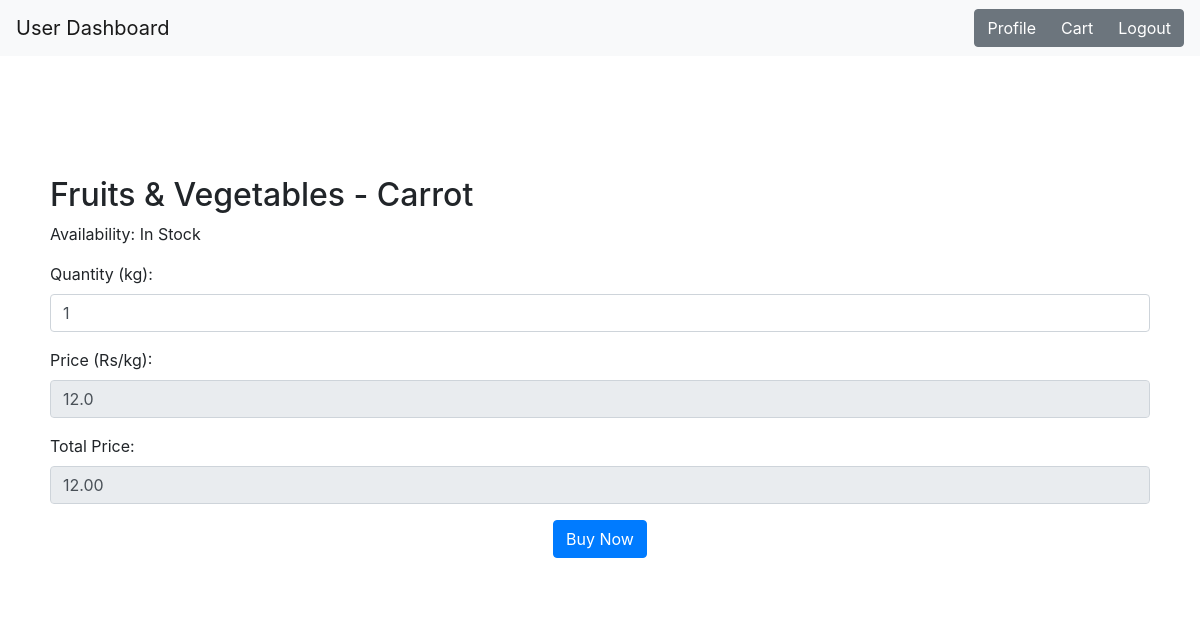
The app's page /buy_section/Carrot (signed in) with its own data.
### main.py (models this page shows, shortened)
class Category(db.Model):
    id = db.Column(db.Integer, primary_key=True)
    name = db.Column(db.String(50), unique=True, nullable=False)
    products = db.relationship('Product', backref='category', lazy=True)

class Product(db.Model):
    id = db.Column(db.Integer, primary_key=True)
    name = db.Column(db.String(50), unique=True, nullable=False)
    unit = db.Column(db.String(20), nullable=False)
    rate_per_unit = db.Column(db.Float, nullable=False)
    quantity = db.Column(db.Integer, nullable=False)
    category_id = db.Column(db.Integer, db.ForeignKey('category.id'), nullable=False)
    Manufacturing_Date = db.Column(db.Date, default='2023-09-24')
    Expiry_Date = db.Column(db.Date, default='2023-09-24')

### main.py (the view, shortened to what this page needs)
@app.route('/buy_section/<item_name>', methods=['GET', 'POST'])
def buy_section(item_name):
    if 'logged_in' not in session:
        flash("Wrong username or password", 'danger')
        return redirect(url_for('home'))
    product = Product.query.filter_by(name=item_name).first()
    if product is None:
        return "Product not found", 404
    availability = "In Stock" if product.quantity > 0 else "Out of Stock"
    rate_per_unit = product.rate_per_unit
    category = Category.query.filter_by(id=product.category_id).first()
    category_name = category.name if category else "Unknown"
    return render_template(
        'buy_section.html',
        item_name=item_name,
        availability=availability,
        price=rate_per_unit,
        category=category_name
    )

### templates/buy_section.html (shortened to what this page needs)
<!DOCTYPE html>
<html lang="en">
<head>
    <link href="https://maxcdn.bootstrapcdn.com/bootstrap/4.5.2/css/bootstrap.min.css" rel="stylesheet">
</head>
<body>
    <nav class="navbar navbar-light bg-light">
        <a class="navbar-brand" href="{{ url_for('user_dashboard') }}">User Dashboard</a>
        <div class="btn-group">
            <a href="{{ url_for('profile') }}" class="btn btn-secondary">Profile</a>
            <a href="{{ url_for('cart') }}" class="btn btn-secondary">Cart</a>
            <a href="{{ url_for('logout_user') }}" class="btn btn-secondary">Logout</a>
        </div>
    </nav>
<div class="container">
    <h2>{{category}} - {{ item_name }}</h2>
    <p>Availability: {{ availability }}</p>
    <form id="buy-form" method="post">
    <div class="form-group">
        <label for="quantity">Quantity (kg):</label>
        <input type="number" id="quantity" name="quantity" class="form-control" value="1" min="1">
    </div>
    <div class="form-group">
        <label for="price">Price (Rs/kg):</label>
        <input type="text" id="price" name="price" class="form-control" value="{{ price }}" readonly>
    </div>
    <div class="form-group">
        <label for="total">Total Price:</label>
        <input type="text" id="total" name="total" class="form-control" readonly>
    </div>
    <div class="form-group btn-centered">
        <input type="submit" value="Buy Now" class="btn btn-primary">
    </div>
</form>
</div>
</body>
</html>

### records on screen
Category: name "Fruits & Vegetables"
Product: name "Carrot", price "12.0"

### other values on screen
{{ availability }} "In Stock"
